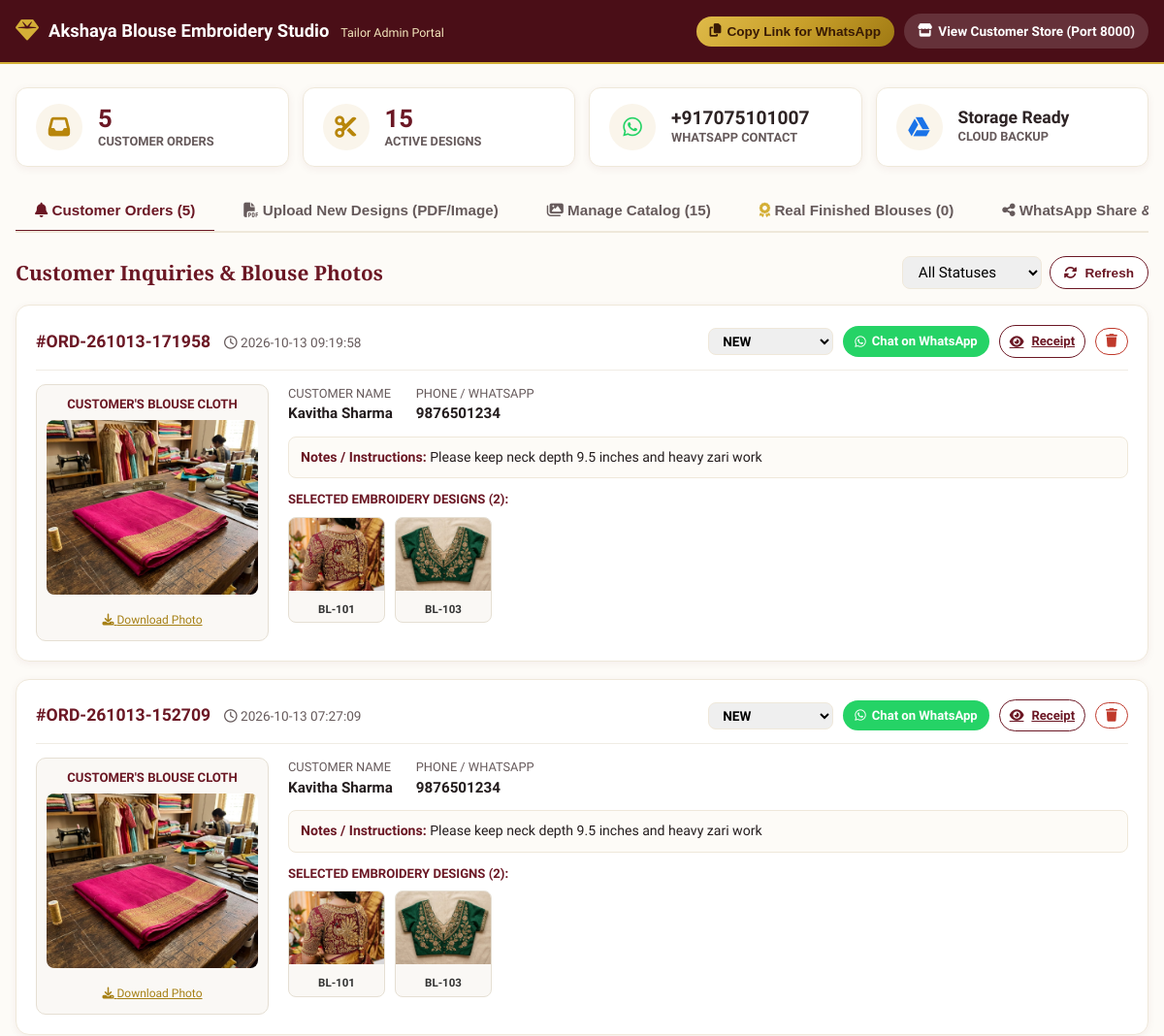
/admin (upper part), run on an earlier commit of the app's database.
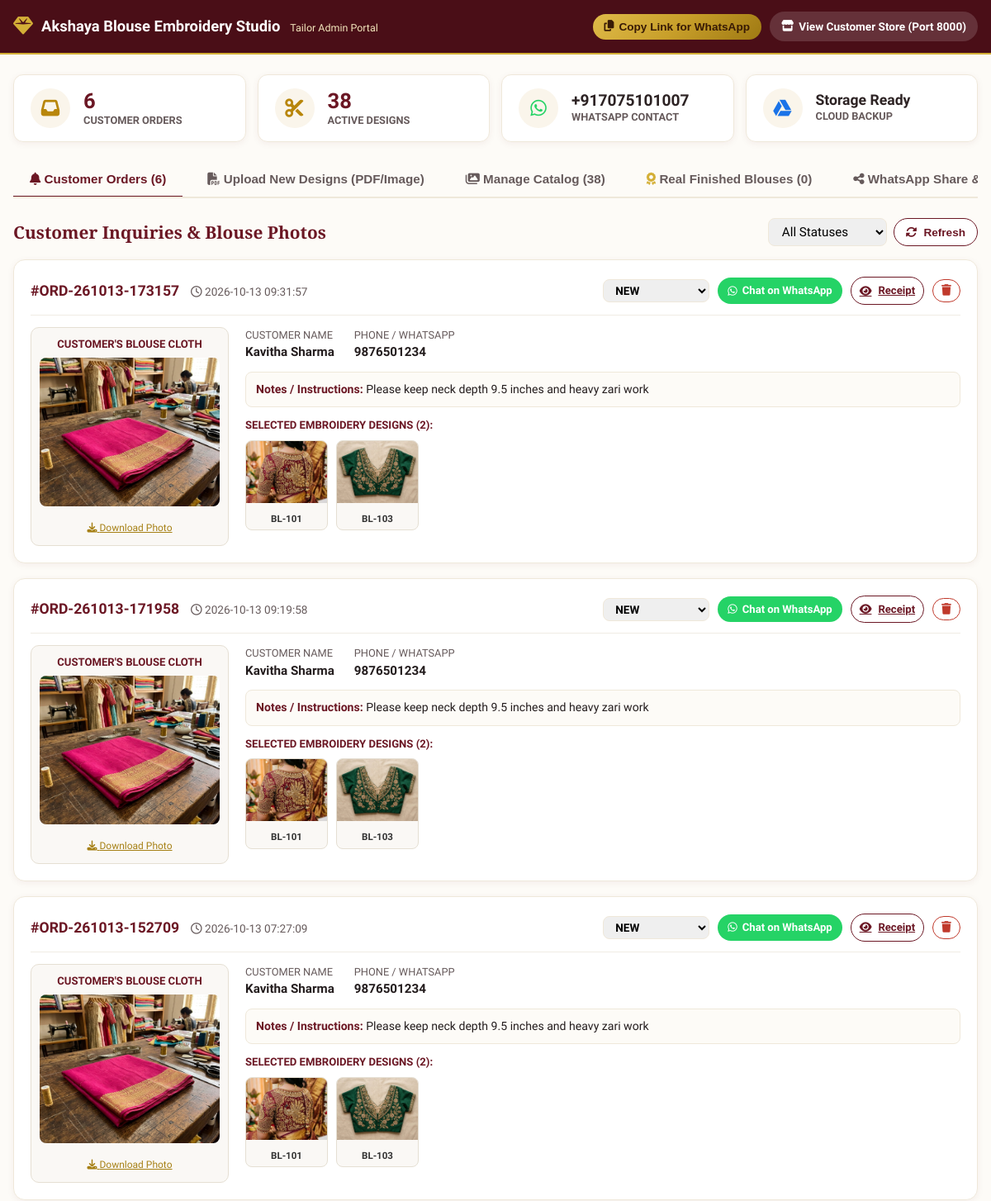
And on a later commit of the database.
### tables this page shows
CREATE TABLE orders (
        id INTEGER PRIMARY KEY AUTOINCREMENT,
        order_code TEXT NOT NULL UNIQUE,
        customer_name TEXT NOT NULL,
        customer_phone TEXT NOT NULL,
        blouse_image_path TEXT,
        selected_design_ids TEXT NOT NULL,
        customer_notes TEXT,
        status TEXT DEFAULT 'NEW',
        created_at TIMESTAMP DEFAULT CURRENT_TIMESTAMP
    );

CREATE TABLE designs (
        id INTEGER PRIMARY KEY AUTOINCREMENT,
        code TEXT NOT NULL UNIQUE,
        title TEXT NOT NULL,
        category TEXT NOT NULL,
        description TEXT,
        image_path TEXT NOT NULL,
        thumb_path TEXT NOT NULL,
        pdf_source TEXT,
        pdf_page INTEGER,
        tags TEXT,
        is_active INTEGER DEFAULT 1,
        created_at TIMESTAMP DEFAULT CURRENT_TIMESTAMP
    );

### app.py (the view)
@app.get("/admin", response_class=HTMLResponse)
async def view_admin(request: Request):
    settings = db.get_settings()
    orders = db.get_all_orders()
    for o in orders:
        o["designs_detail"] = db.get_designs_by_ids(o.get("selected_design_ids", []))
    designs = db.get_all_designs(only_active=False)
    gdrive_status = gdrive.check_gdrive_status()
    return templates.TemplateResponse(request, "admin.html", {
        "settings": settings,
        "orders": orders,
        "designs": designs,
        "gdrive_status": gdrive_status,
        "base_url": get_base_url(request)
    })

### templates/admin.html (shortened to what the changed rows need)
<!DOCTYPE html>
<html lang="en">
<head>
  <link rel="stylesheet" href="https://cdnjs.cloudflare.com/ajax/libs/font-awesome/6.5.1/css/all.min.css">
  <link rel="stylesheet" href="/static/css/style.css">
  <link rel="stylesheet" href="https://unpkg.com/leaflet@1.9.4/dist/leaflet.css" />
</head>
<body>
  <main class="container" id="adminMainContent" style="display: block; margin-top: 24px;">
    <div class="admin-grid-stats">
      <div class="stat-card">
        <div>
          <div class="stat-number" id="statOrdersCount">{{ orders|length }}</div>
          <div class="stat-label">Customer Orders</div>
        </div>
      </div>
      <div class="stat-card">
        <div>
          <div class="stat-number" id="statDesignsCount">{{ designs|length }}</div>
          <div class="stat-label">Active Designs</div>
        </div>
      </div>
    </div>
    <div class="admin-tabs">
      <button class="admin-tab-btn active" onclick="switchTab('ordersTab')">
        <i class="fa-solid fa-bell"></i> Customer Orders (<span id="tabOrderBadge">{{ orders|length }}</span>)
      </button>
      <button class="admin-tab-btn" onclick="switchTab('designsTab')">
        <i class="fa-solid fa-images"></i> Manage Catalog (<span id="tabDesignBadge">{{ designs|length }}</span>)
      </button>
    </div>
    <section id="ordersTab" class="admin-tab-content active">
      <div style="display: flex; justify-content: space-between; align-items: center; margin-bottom: 16px; flex-wrap: wrap; gap: 10px;">
        <h2 style="font-size: 1.3rem; color: var(--primary);">Customer Inquiries & Blouse Photos</h2>
      </div>
      <div id="ordersContainer">
        {% for order in orders %}
        <div class="order-item-wrap" data-status="{{ order.status }}" id="order-row-{{ order.id }}">
          <div class="order-header-row">
            <div>
              <span style="font-weight: 800; font-size: 1.1rem; color: var(--primary);">#{{ order.order_code }}</span>
              <span style="font-size: 0.85rem; color: var(--text-muted); margin-left: 10px;">
                <i class="fa-regular fa-clock"></i> {{ order.created_at }}
              </span>
            </div>
            <div style="display: flex; align-items: center; gap: 10px;">
              <select class="form-input" style="padding: 4px 10px; width: auto; font-size: 0.85rem; font-weight: 700;" onchange="updateOrderStatus('{{ order.id }}', this.value)">
                <option value="NEW" {% if order.status == 'NEW' %}selected{% endif %}>NEW</option>
              </select>
              <a href="https://wa.me/{{ order.customer_phone }}?text=Namaste%20{{ order.customer_name }}!%20This%20is%20{{ settings.business_name }}.%20I%20received%20your%20blouse%20order%20%23{{ order.order_code }}%20with%20your%20uploaded%20blouse%20photo%20and%20selected%20designs.%20Let's%20finalize%20the%20details!"
                 target="_blank" class="btn-header btn-whatsapp-header" style="padding: 6px 12px; font-size: 0.82rem;">
                <i class="fa-brands fa-whatsapp"></i> Chat on WhatsApp
              </a>
              <a href="/order/{{ order.order_code }}" target="_blank" class="btn-select" style="padding: 6px 10px; width: auto; font-size: 0.82rem;" title="View Customer Receipt">
                <i class="fa-solid fa-eye"></i> Receipt
              </a>
              <button onclick="deleteOrder('{{ order.id }}')" class="btn-select" style="padding: 6px 10px; width: auto; color: #C0392B; border-color: #C0392B;" title="Delete">
                <i class="fa-solid fa-trash"></i>
              </button>
            </div>
          </div>
          <div class="order-grid-visual">
            <div class="admin-blouse-box">
              <div style="font-size: 0.82rem; font-weight: 700; color: #6B1724; margin-bottom: 6px;">
                CUSTOMER'S BLOUSE CLOTH
              </div>
              {% if order.blouse_image_path %}
              <a href="/{{ order.blouse_image_path }}" target="_blank">
                <img src="/{{ order.blouse_image_path }}" class="admin-blouse-img" alt="Blouse Material" title="Click to view full image">
              </a>
              <div style="margin-top: 6px;">
                <a href="/{{ order.blouse_image_path }}" download="Blouse_{{ order.order_code }}.jpg" style="font-size: 0.75rem; color: var(--gold-dark); text-decoration: underline;">
                  <i class="fa-solid fa-download"></i> Download Photo
                </a>
              </div>
              {% else %}
              <div style="padding: 40px 10px; color: #999; font-size: 0.85rem;">
                <i class="fa-solid fa-image" style="font-size: 2rem; color: #DDD; margin-bottom: 6px;"></i>
                <p>No blouse photo uploaded</p>
              </div>
              {% endif %}
            </div>
            <div>
              <div style="display: flex; gap: 24px; flex-wrap: wrap; margin-bottom: 12px; font-size: 0.95rem;">
                <div>
                  <span style="color: var(--text-muted); font-size: 0.8rem; display: block;">CUSTOMER NAME</span>
                  <strong>{{ order.customer_name }}</strong>
                </div>
                <div>
                  <span style="color: var(--text-muted); font-size: 0.8rem; display: block;">PHONE / WHATSAPP</span>
                  <strong>{{ order.customer_phone }}</strong>
                </div>
              </div>
              {% if order.customer_notes %}
              <div style="background: #FDFBF7; padding: 10px 12px; border-radius: 8px; border: 1px solid #EFE8DA; margin-bottom: 12px; font-size: 0.88rem;">
                <strong style="color: var(--primary);">Notes / Instructions:</strong> {{ order.customer_notes }}
              </div>
              {% endif %}
              <div style="font-size: 0.82rem; font-weight: 700; color: var(--primary); margin-bottom: 8px;">
                SELECTED EMBROIDERY DESIGNS ({{ order.designs_detail|length }}):
              </div>
              <div style="display: flex; gap: 10px; overflow-x: auto; padding-bottom: 8px;">
                {% for d in order.designs_detail %}
                <div style="width: 100px; flex-shrink: 0; background: #FAF8F5; border: 1px solid #E5DFD3; border-radius: 8px; overflow: hidden; text-align: center;">
                  <img src="/{{ d.thumb_path }}" alt="{{ d.code }}" style="width: 100%; height: 75px; object-fit: cover;">
                  <div style="font-size: 0.72rem; font-weight: 700; padding: 4px 2px; color: #333;">{{ d.code }}</div>
                </div>
                {% endfor %}
              </div>
            </div>
          </div>
        </div>
        {% endfor %}
      </div>
    </section>
  </main>
</body>
</html>

What changed in the data, as far as the page shows it:
added orders: order_code "ORD-261013-173157", created_at "2026-10-13 09:31:57", status+id "NEW", blouse_image_path (picture), customer_name "Kavitha Sharma", customer_phone "9876501234", customer_notes "Please keep neck depth 9.5 inches and heavy zari work", designs_detail|length "2", designs (thumb_path (picture), code "BL-101"), designs (thumb_path (picture), code "BL-103")
Also different on the page:
{{ orders|length }}: "5" → "6"
{{ designs|length }}: "15" → "38"
